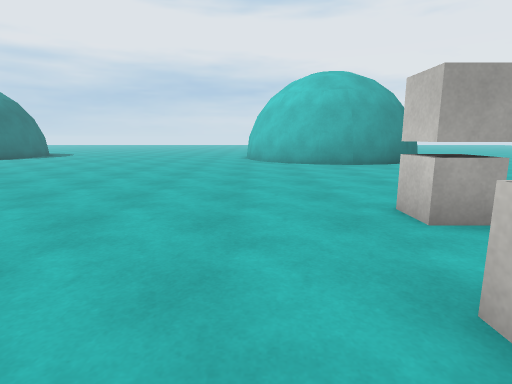
View 1 (above)

24 first-person views from a walk through a Unity game level. The camera is 1.2 m above the floor, tilts 10° down and sees 80° across. The floor is counted in squares, 1 m on a side. Each view is taken from the middle of a square. On the plan, view 1 faces up. The plan holds only what a view shows up to about 13 squares ahead; the rest is blank. The place goes on beyond the plan. The player is left out. Surface patterns are stand-ins for the level's own textures.

View 2
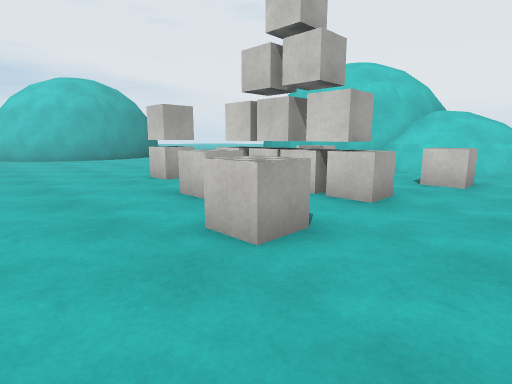

View 3
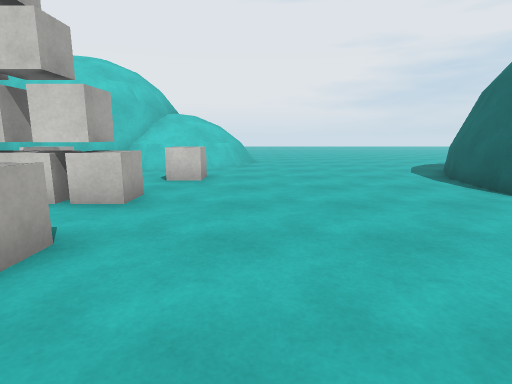

View 4
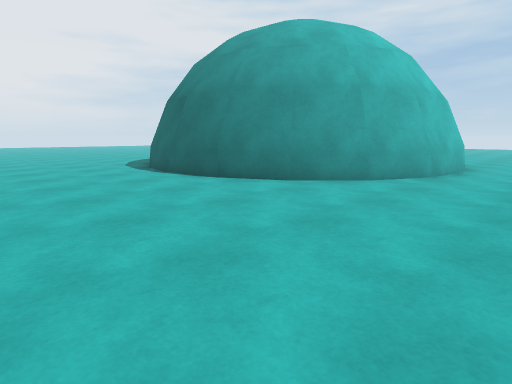

View 5
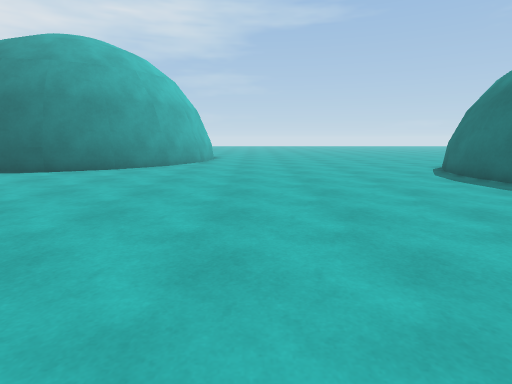

View 6
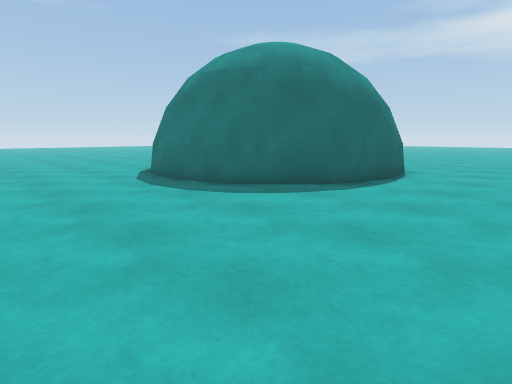

View 7
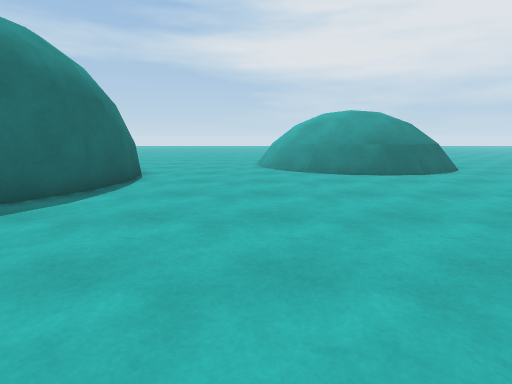

View 8
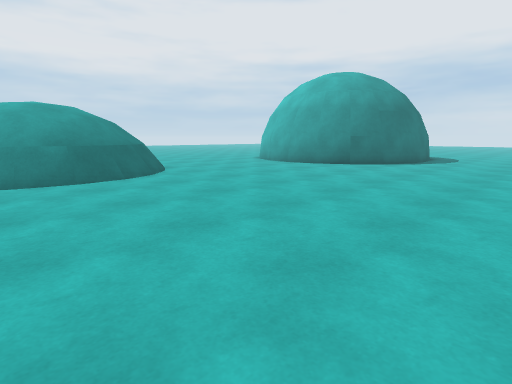

View 9
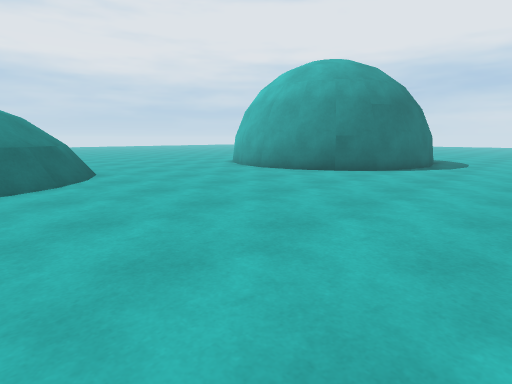

View 10
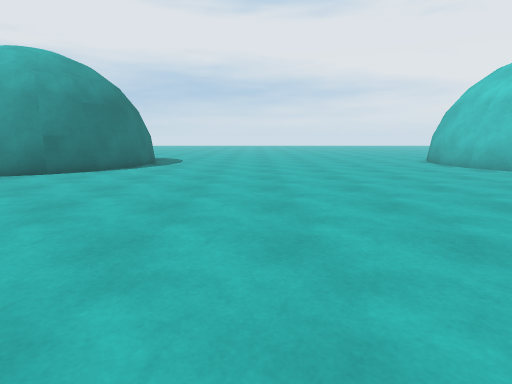

View 11
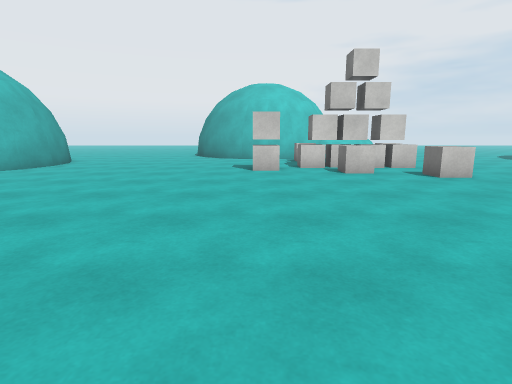

View 12
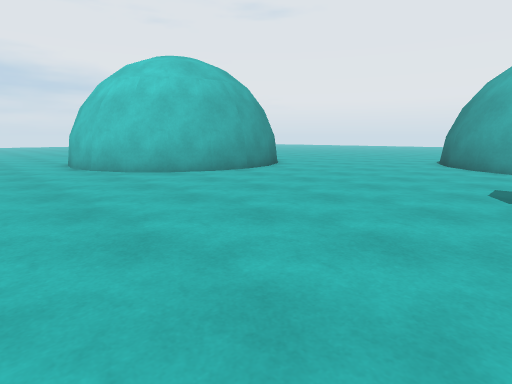

View 13
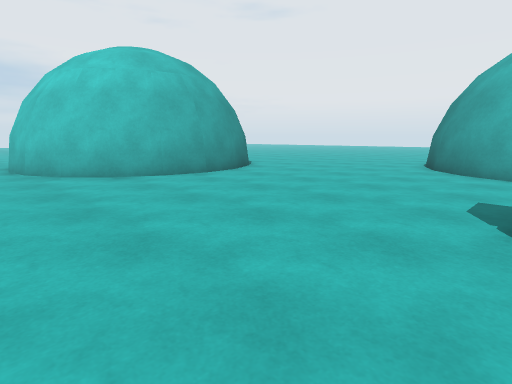

View 14
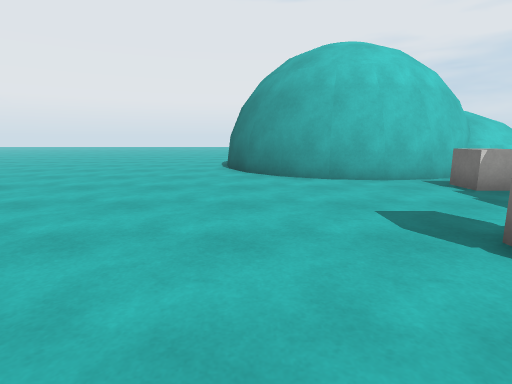

View 15
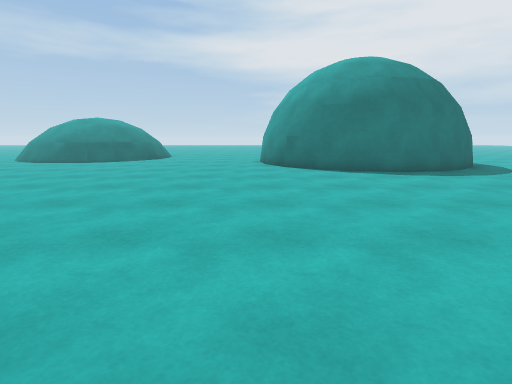

View 16
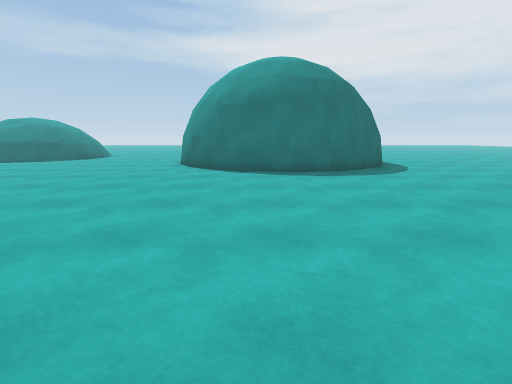

View 17
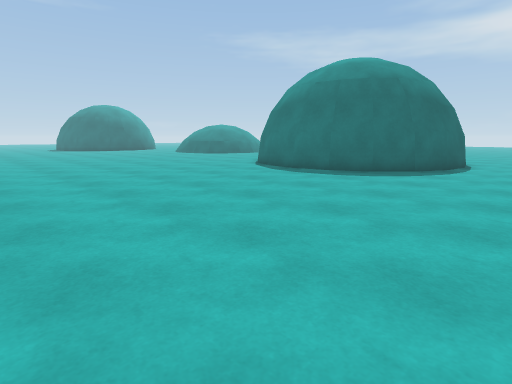

View 18
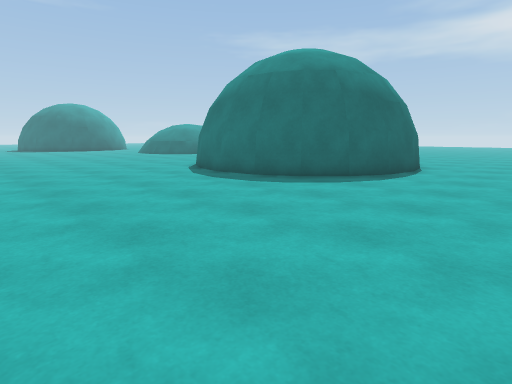

View 19
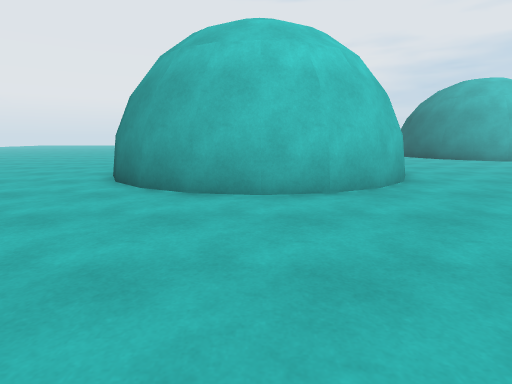

View 20
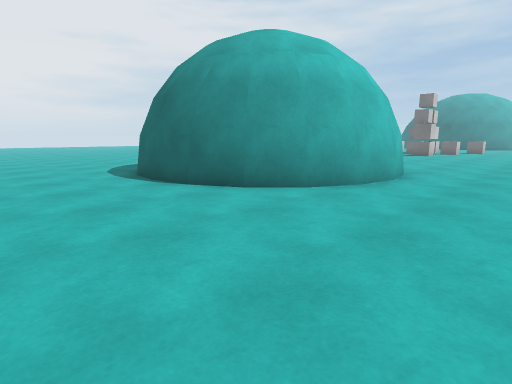

View 21
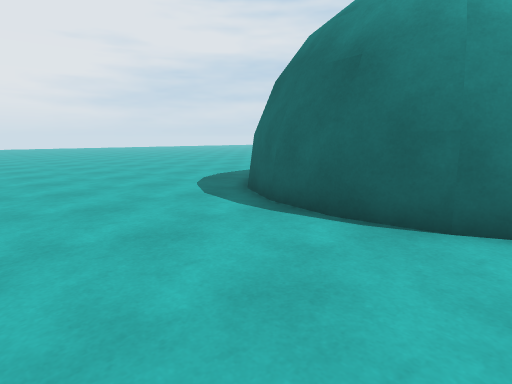

View 22
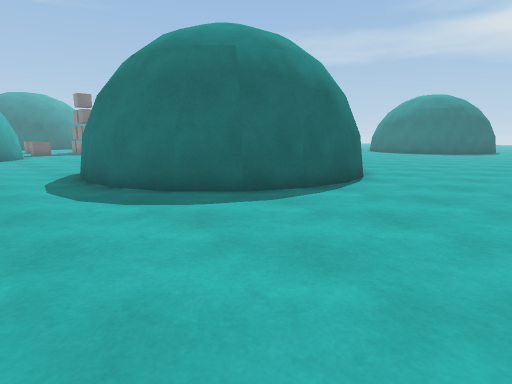

View 23
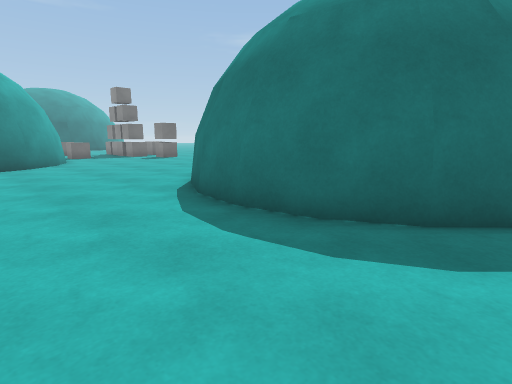

View 24
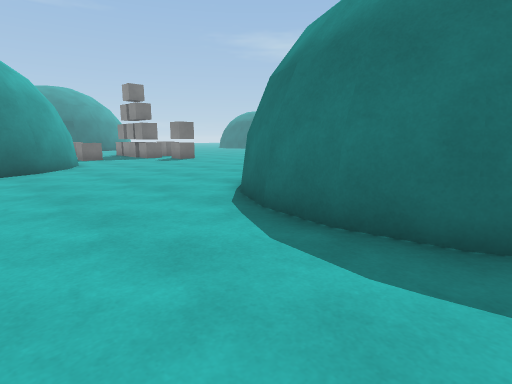

### Floor plan
Key: @ floor where view 1 was taken; # wall or solid block; . floor; = window, fence, low wall or low ledge; ^ raised ledge; B box.
Columns run from 20 left of view 1 to 13 right of it. Each row starts with its distance up from view 1.
 28     .. .......  .................
 27 ..................................
 26 ..................................
 25 ..................................
 24 ####....................##........
 23    ##.................######......
 22     ##...............##    ##.....
 21      ##.............##      ##....
 20      ##.............#        #....
 19      ##.............#        #....
 18      ##.............#        #....
 17      #..............#       ##....
 16     ##..............##     ##.....
 15  ####................###  ##......
 14  ......................####.......
 13 ..................................
 12 ..................................
 11 ..................................
 10 ..................................
  9 ................................##
  8 =..............................##
  7 ^=............................##
  6 ^=...........................##
  5 ^^=....................B.....#
  4 ^^=....................B.....#
  3 ^^=......... ...........B..BB##
  2 ^=..........  ........B.BB BB.#
  1 =...........   .......B.BB    ##
  0 ....................@...B   ..^^
 -1 ....................BB..B.....=^^
 -2 .....................B.....BB. =^^
 -3 ...............................==^
 -4   ####..........................
 -5      ###........................
 -6        #........................
 -7        ##.......................
 -8         #.......................
 -9         #.......................
-10         #.............#######...
-11        ##...........###     ##..
-12         ...........###

Positions as (right, up) in squares from view 1, and headings:
1: (0, 0), facing up
2: (-2, -4), facing up-right
3: (-2, -4), facing right
4: (-5, -4), facing down-right
5: (-5, 1), facing down
6: (-7, 0), facing down-left
7: (-8, 0), facing left
8: (-9, 2), facing up-left
9: (-10, 5), facing up-left
10: (-9, 5), facing up
11: (-9, 5), facing right
12: (-4, 5), facing up-right
13: (-2, 5), facing up-right
14: (0, 8), facing right
15: (-3, 14), facing left
16: (-3, 18), facing left
17: (-4, 27), facing down-left
18: (-7, 28), facing down-left
19: (-7, 19), facing right
20: (-4, 28), facing down-right
21: (2, 28), facing down-right
22: (12, 28), facing down-left
23: (13, 23), facing down-left
24: (13, 21), facing down-left
